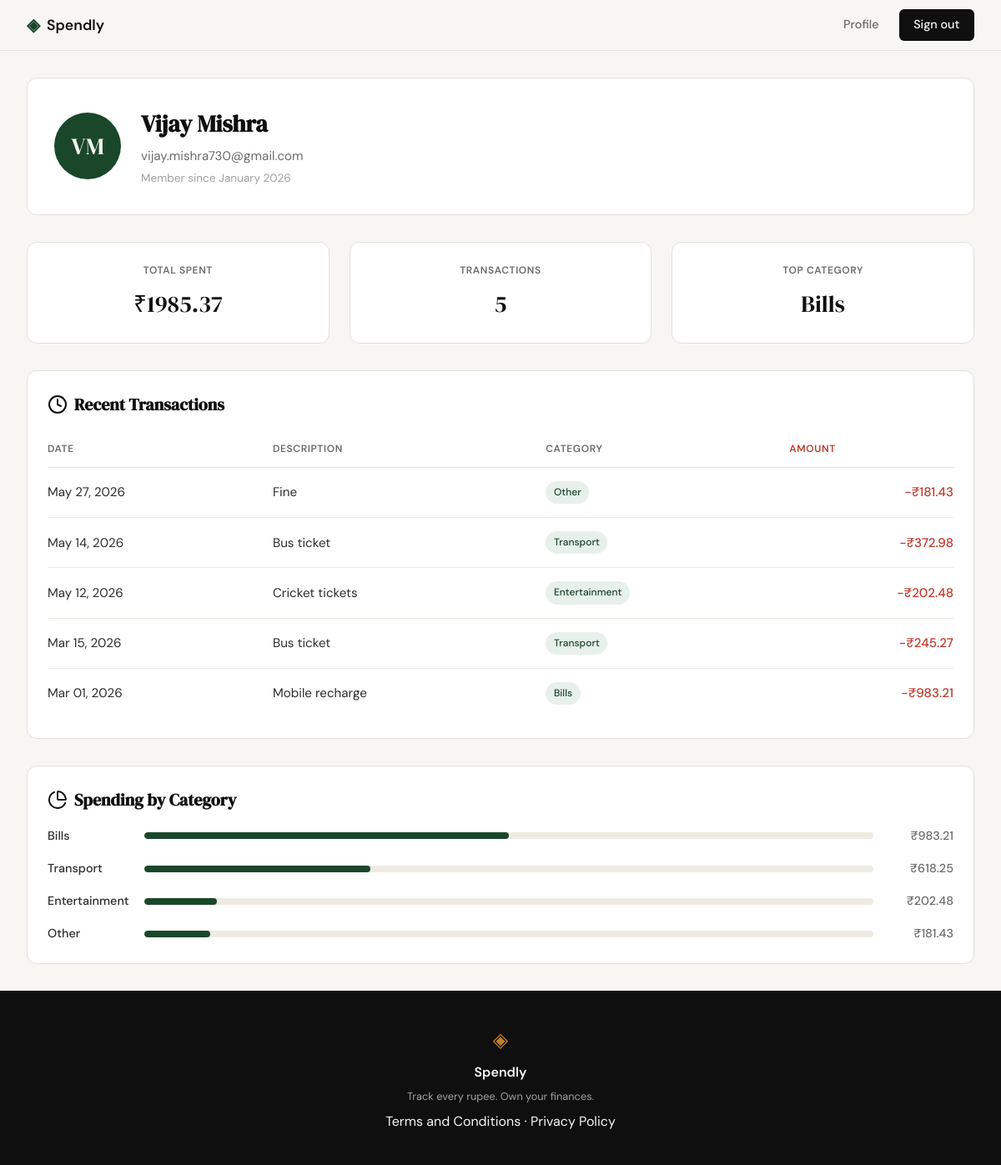
Screenshot of /profile (signed in) with the database file from the repository.
### tables this page shows
CREATE TABLE users (
            id INTEGER PRIMARY KEY AUTOINCREMENT,
            name TEXT NOT NULL,
            email TEXT UNIQUE NOT NULL,
            password_hash TEXT NOT NULL,
            created_at TEXT DEFAULT CURRENT_TIMESTAMP
        );

CREATE TABLE expenses (
            id INTEGER PRIMARY KEY AUTOINCREMENT,
            user_id INTEGER NOT NULL,
            amount REAL NOT NULL,
            category TEXT NOT NULL,
            date TEXT NOT NULL,
            description TEXT,
            created_at TEXT DEFAULT CURRENT_TIMESTAMP,
            FOREIGN KEY (user_id) REFERENCES users(id) ON DELETE CASCADE
        );

### app.py (the view)
@app.route("/profile")
def profile():
    if not is_logged_in():
        return redirect(url_for("login"))
    user_id = session.get("user_id")
    conn = get_db()
    cursor = conn.cursor()
    cursor.execute("SELECT name, email, created_at FROM users WHERE id = ?", (user_id,))
    user_row = cursor.fetchone()
    conn.close()
    user = {
        "name": user_row["name"],
        "email": user_row["email"],
        "created_at": "January 2026",
        "initials": "".join([n[0] for n in user_row["name"].split()])
    }
    stats = get_user_stats(user_id)
    raw_transactions = get_user_expenses(user_id)
    transactions = [
        {
            "date": format_date_for_display(t["date"]),
            "description": t["description"],
            "category": t["category"],
            "amount": t["amount"]
        }
        for t in raw_transactions
    ]
    categories = get_category_breakdown(user_id)
    return render_template("profile.html",
                         user=user,
                         stats=stats,
                         transactions=transactions,
                         categories=categories)

### app.py (called while the page is built)
def is_logged_in():
    return "user_id" in session

@app.context_processor
def inject_user():
    return dict(is_logged_in=is_logged_in())

def format_date_for_display(date_str):
    from datetime import datetime
    dt = datetime.strptime(date_str, "%Y-%m-%d")
    return dt.strftime("%b %d, %Y")

### database/db.py (called while the page is built)
def get_db():
    conn = sqlite3.connect("spendly.db")
    conn.row_factory = sqlite3.Row
    conn.execute("PRAGMA foreign_keys = ON")
    return conn

def get_user_expenses(user_id):
    conn = get_db()
    cursor = conn.cursor()
    cursor.execute(
        "SELECT date, description, category, amount FROM expenses WHERE user_id = ? ORDER BY date DESC",
        (user_id,)
    )
    rows = cursor.fetchall()
    conn.close()
    return [dict(row) for row in rows]

def get_user_stats(user_id):
    conn = get_db()
    cursor = conn.cursor()
    cursor.execute(
        "SELECT COALESCE(SUM(amount), 0) AS total_spent, COUNT(*) AS transaction_count FROM expenses WHERE user_id = ?",
        (user_id,)
    )
    row = cursor.fetchone()
    total_spent = row["total_spent"] if row else 0
    transaction_count = row["transaction_count"] if row else 0
    cursor.execute(
        "SELECT category FROM expenses WHERE user_id = ? GROUP BY category ORDER BY SUM(amount) DESC LIMIT 1",
        (user_id,)
    )
    top_category_row = cursor.fetchone()
    top_category = top_category_row["category"] if top_category_row else None
    conn.close()
    return {
        "total_spent": total_spent,
        "transaction_count": transaction_count,
        "top_category": top_category
    }

def get_category_breakdown(user_id):
    conn = get_db()
    cursor = conn.cursor()
    cursor.execute(
        "SELECT category, SUM(amount) as total FROM expenses WHERE user_id = ? GROUP BY category ORDER BY total DESC",
        (user_id,)
    )
    rows = cursor.fetchall()
    conn.close()
    if not rows:
        return []
    grand_total = sum(row["total"] for row in rows)
    breakdown = []
    for row in rows:
        category_total = row["total"]
        percentage = round((category_total / grand_total) * 100)
        breakdown.append({
            "name": row["category"],
            "amount": category_total,
            "percentage": percentage
        })
    return breakdown

### templates/profile.html (shortened to what this page needs)
{% extends "base.html" %}
{% block content %}
<div class="profile-page">
    <section class="user-card">
        <div class="user-avatar">
            {{ user.initials }}
        </div>
        <div class="user-details">
            <h1 class="user-name">{{ user.name }}</h1>
            <p class="user-email">{{ user.email }}</p>
            <p class="user-member-since">Member since {{ user.created_at }}</p>
        </div>
    </section>
    <section class="stats-row">
        <div class="stat-card">
            <span class="stat-label">Total Spent</span>
            <span class="stat-value">₹{{ "%.2f"|format(stats.total_spent) }}</span>
        </div>
        <div class="stat-card">
            <span class="stat-label">Transactions</span>
            <span class="stat-value">{{ stats.transaction_count }}</span>
        </div>
        <div class="stat-card">
            <span class="stat-label">Top Category</span>
            <span class="stat-value">{{ stats.top_category }}</span>
        </div>
    </section>
    <section class="transactions-section">
        <h2 class="section-title">
            <i data-lucide="clock"></i>
            Recent Transactions
        </h2>
        <table class="tx-table">
            <thead>
                <tr>
                    <th>Date</th>
                    <th>Description</th>
                    <th>Category</th>
                    <th class="amount-col">Amount</th>
                </tr>
            </thead>
            <tbody>
                {% for tx in transactions %}
                <tr>
                    <td>{{ tx.date }}</td>
                    <td>{{ tx.description }}</td>
                    <td><span class="category-badge">{{ tx.category }}</span></td>
                    <td class="amount-col">-₹{{ "%.2f"|format(tx.amount) }}</td>
                </tr>
                {% endfor %}
            </tbody>
        </table>
    </section>
    <section class="category-section">
        <h2 class="section-title">
            <i data-lucide="pie-chart"></i>
            Spending by Category
        </h2>
        <div class="category-list">
            {% for cat in categories %}
            <div class="category-row">
                <span class="category-name">{{ cat.name }}</span>
                <div class="category-bar-track">
                    <div class="category-bar" style="width: {{ cat.percentage }}%"></div>
                </div>
                <span class="category-amount">₹{{ "%.2f"|format(cat.amount) }}</span>
            </div>
            {% endfor %}
        </div>
    </section>
</div>
{% endblock %}

### static/css/style.css (style rules this page uses)
:root { --ink: #0f0f0f; --ink-soft: #2d2d2d; --ink-muted: #6b6b6b; --ink-faint: #a0a0a0; --paper: #f7f6f3; --paper-warm: #f0ede6; --paper-card: #ffffff; --accent: #1a472a; --accent-light: #e8f0eb; --accent-2: #c17f24; --accent-2-light: #fdf3e3; --danger: #c0392b; --danger-light: #fdecea; --border: #e4e1da; --border-soft: #eeebe4; --font-display: 'DM Serif Display', Georgia, serif; --font-body: 'DM Sans', system-ui, sans-serif; --max-width: 1200px; --auth-width: 440px; --radius-sm: 6px; --radius-md: 12px; --radius-lg: 20px; }
*, *::before, *::after { box-sizing: border-box; margin: 0; padding: 0; }
html { font-size: 16px; scroll-behavior: smooth; }
body { background: var(--paper); color: var(--ink); font-family: var(--font-body); font-size: 1rem; line-height: 1.6; -webkit-font-smoothing: antialiased; }
.profile-page { max-width: var(--max-width); margin: 0 auto; padding: 2rem; }
.user-card { background: var(--paper-card); border: 1px solid var(--border); border-radius: var(--radius-md); padding: 2rem; display: flex; align-items: center; gap: 1.5rem; margin-bottom: 2rem; }
.user-avatar { width: 80px; height: 80px; background: var(--accent); color: var(--paper); border-radius: 50%; display: flex; align-items: center; justify-content: center; font-family: var(--font-display); font-size: 1.75rem; font-weight: 500; flex-shrink: 0; }
.user-details { flex: 1; }
.user-name { font-family: var(--font-display); font-size: 1.75rem; color: var(--ink); margin-bottom: 0.25rem; }
.user-email { color: var(--ink-muted); font-size: 0.95rem; margin-bottom: 0.25rem; }
.user-member-since { color: var(--ink-faint); font-size: 0.85rem; }
.stats-row { display: grid; grid-template-columns: repeat(3, 1fr); gap: 1.5rem; margin-bottom: 2rem; }
.stat-card { background: var(--paper-card); border: 1px solid var(--border); border-radius: var(--radius-md); padding: 1.5rem; text-align: center; }
.stat-label { display: block; font-size: 0.75rem; font-weight: 600; color: var(--ink-muted); text-transform: uppercase; letter-spacing: 0.05em; margin-bottom: 0.5rem; }
.stat-value { font-family: var(--font-display); font-size: 1.75rem; color: var(--ink); font-variant-numeric: tabular-nums; }
.section-title { font-family: var(--font-display); font-size: 1.25rem; color: var(--ink); margin-bottom: 1rem; display: flex; align-items: center; gap: 0.5rem; }
.transactions-section { background: var(--paper-card); border: 1px solid var(--border); border-radius: var(--radius-md); padding: 1.5rem; margin-bottom: 2rem; }
.tx-table { width: 100%; border-collapse: collapse; }
.tx-table th { text-align: left; font-size: 0.75rem; font-weight: 600; color: var(--ink-muted); text-transform: uppercase; letter-spacing: 0.05em; padding: 0.75rem 0; border-bottom: 1px solid var(--border); }
.tx-table td { padding: 1rem 0; border-bottom: 1px solid var(--border-soft); font-size: 0.95rem; color: var(--ink-soft); }
.tx-table tr:last-child td { border-bottom: none; }
.tx-table tbody tr { transition: background 0.15s; }
.amount-col { text-align: right; font-variant-numeric: tabular-nums; font-weight: 500; color: var(--danger) !important; }
.category-badge { display: inline-block; background: var(--accent-light); color: var(--accent); font-size: 0.75rem; font-weight: 500; padding: 0.25rem 0.6rem; border-radius: 999px; }
.category-section { background: var(--paper-card); border: 1px solid var(--border); border-radius: var(--radius-md); padding: 1.5rem; }
.category-list { display: flex; flex-direction: column; gap: 1rem; }
.category-row { display: grid; grid-template-columns: 100px 1fr 80px; align-items: center; gap: 1rem; }
.category-name { font-size: 0.9rem; font-weight: 500; color: var(--ink-soft); }
.category-bar-track { height: 8px; background: var(--border-soft); border-radius: 999px; overflow: hidden; }
.category-bar { height: 100%; background: var(--accent); border-radius: 999px; }
.category-amount { font-size: 0.9rem; font-weight: 500; color: var(--ink-muted); text-align: right; font-variant-numeric: tabular-nums; }

### rows the page displays
users: name "Vijay Mishra", email "vijay.mishra730@gmail.com"
expenses: top_category "Bills", date "Mar 01, 2026", description "Mobile recharge", category "Bills", amount "983.21", name "Bills", {{ cat.percentage }} 50 (drawn)
expenses: date "May 27, 2026", description "Fine", category "Other", amount "181.43", name "Other", {{ cat.percentage }} 9 (drawn)
expenses: date "May 14, 2026", description "Bus ticket", category "Transport", amount "372.98"
expenses: date "May 12, 2026", description "Cricket tickets", category "Entertainment", amount "202.48", name "Entertainment", {{ cat.percentage }} 10 (drawn)
expenses: date "Mar 15, 2026", description "Bus ticket", category "Transport", amount "245.27"

### other values shown
{{ user.initials }} "VM"
{{ user.created_at }} "January 2026"
{{ "%.2f"|format(stats.total_spent) }} "1985.37"
{{ stats.transaction_count }} "5"
{{ cat.name }} "Transport"
{{ "%.2f"|format(cat.amount) }} "618.25"
